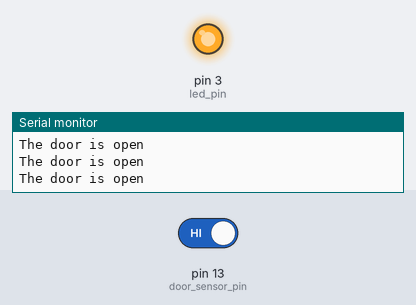
A sketch run on a simulated Arduino Uno, built with avr-gcc and run on an emulated ATmega328P. On the bench: output pins drawn as LEDs (lit = HIGH), the last lines printed to the serial monitor. The inputs (shaded band) are chosen by the test bench; at power-on: pin 13 (door_sensor_pin) HIGH.

Above: at 2.8 s.
2.9 s: pin 13 (door_sensor_pin) driven LOW
At 3.9 s:
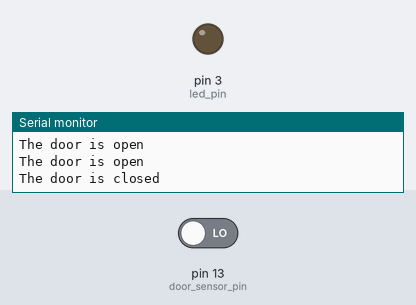
4.5 s: pin 13 (door_sensor_pin) driven HIGH
At 5.5 s:
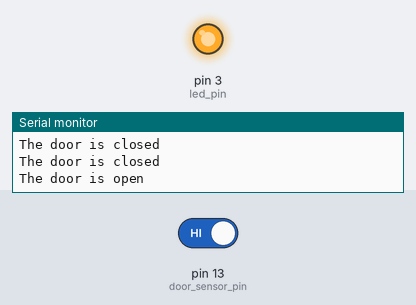
Timing chart, 0 to 7.5 s (numbered marks = the images above; inputs shaded):
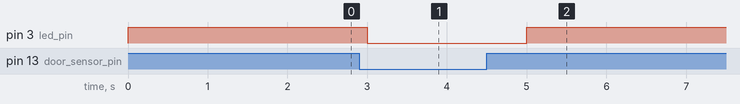

Measured:
- after the input at 2.9 s, pin 3 (led_pin): HIGH → LOW after 0.10 s
- after the input at 4.5 s, pin 3 (led_pin): LOW → HIGH after 0.50 s

The sketch:

7_Door_Sensor.ino
```cpp
//door sensor
const int door_sensor_pin = 13;
const int led_pin = 3;
int doorstate;

void setup() {
  // put your setup code here, to run once:
  Serial.begin(9600);
  pinMode(door_sensor_pin, INPUT_PULLUP);
  pinMode(led_pin, OUTPUT);

}

void loop() {
  // put your main code here, to run repeatedly:
  doorstate= digitalRead(door_sensor_pin);
  if(doorstate == HIGH){
    Serial.println("The door is open");
    digitalWrite(led_pin, HIGH);
    delay(1000);
  }
  else{
    Serial.println("The door is closed");
    digitalWrite(led_pin, LOW);
    delay(1000);
  }
}
```
